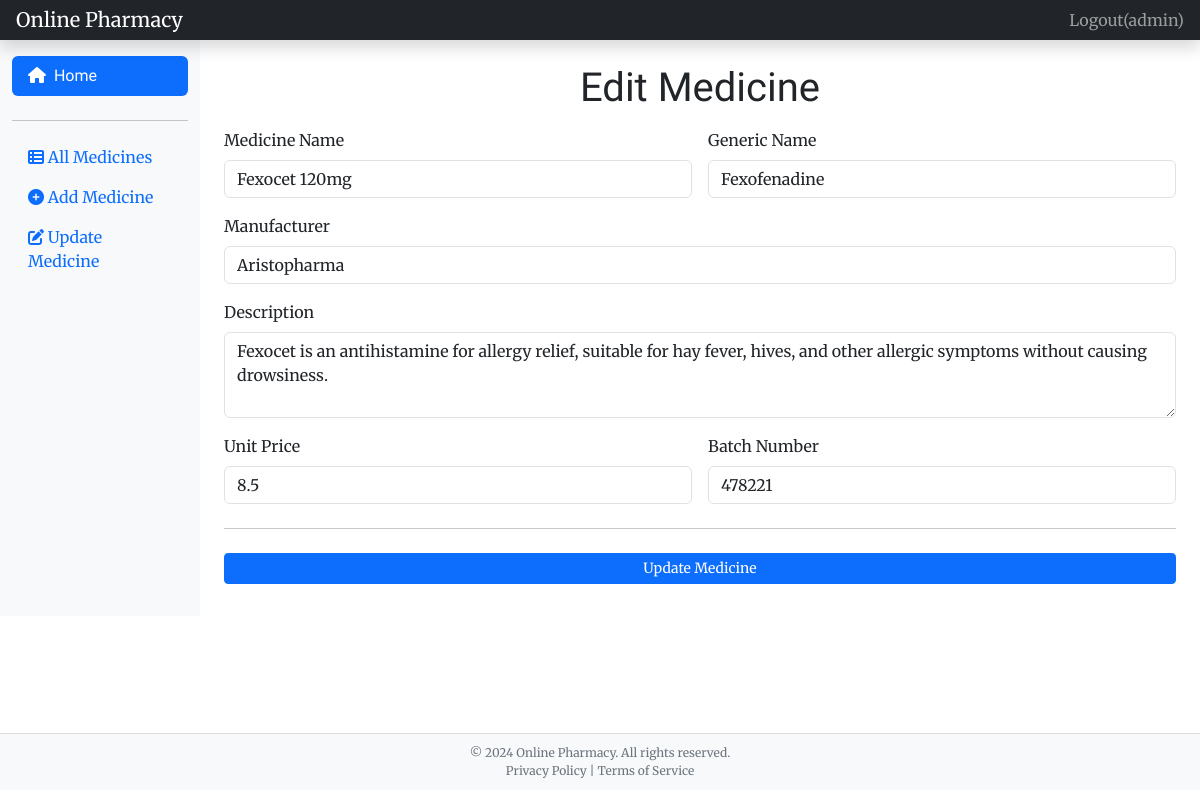
The app's page /edit_medicine/5/ (signed in) with its own data.
### medicine/models.py (models this page shows, shortened)
class Medicine(models.Model):
    name = models.CharField(max_length=100)
    generic_name = models.CharField(max_length=100)
    manufacturer = models.CharField(max_length=100)
    description = models.TextField()
    price = models.FloatField()
    batch_number = models.IntegerField()

### medicine/views.py (the view, shortened to what this page needs)
# urls.py: path('edit_medicine/<int:medicine_id>/', login_required(AddOrEditMedicineView.as_view()), name='edit-medicine'),
class AddOrEditMedicineView(View):
    def get(self, request, medicine_id=None):
        medicine = None
        if medicine_id:
            medicine = get_object_or_404(Medicine, id=medicine_id)
        return render(request, 'add-medicine.html', {'medicine': medicine})

### templates/add-medicine.html (shortened to what this page needs)
{% extends 'base.html' %}
{% load static %}
{% block content %}
<main class="col-md-9 ms-sm-auto col-lg-10 px-md-4" style="max-height: 90vh; overflow-y: auto; padding-bottom: 2rem;">
    <br>
<h1 class="mb-3" style="font-family: 'Pattaya', sans-serif; text-align: center">
        {% if medicine %}Edit Medicine{% else %}Add Medicine{% endif %}
    </h1>
    <form class="needs-validation" method="post" action="{% if medicine %}{% url 'edit-medicine' medicine.id %}{% else %}{% url 'add-medicine' %}{% endif %}">
        <div class="row g-3">
            <div class="col-md-6 col-lg-6 col-sm-12">
                <label for="name" class="form-label">Medicine Name</label>
                <input type="text" class="form-control" id="name" name="name" placeholder="Medicine Name" required value="{{ medicine.name|default_if_none:'' }}">
            </div>
            <div class="col-md-6 col-lg-6 col-sm-12">
                <label for="generic_name" class="form-label">Generic Name</label>
                <input type="text" class="form-control" id="generic_name" name="generic_name" placeholder="Generic Name" required value="{{ medicine.generic_name|default_if_none:'' }}">
            </div>
            <div class="col-md-12 col-lg-12 col-sm-12">
                <label for="manufacturer" class="form-label">Manufacturer</label>
                <input type="text" class="form-control" id="manufacturer" name="manufacturer" placeholder="Manufacturer Name" required value="{{ medicine.manufacturer|default_if_none:'' }}">
            </div>
            <div class="col-md-12 col-lg-12 col-sm-12">
                <label for="description" class="form-label">Description</label>
                <textarea class="form-control" id="description" name="description" placeholder="Medicine Description" rows="3" required>{{ medicine.description|default_if_none:'' }}</textarea>
            </div>
            <div class="col-md-6 col-lg-6 col-sm-12">
                <label for="price" class="form-label">Unit Price</label>
                <input type="number" step="0.01" class="form-control" id="price" name="price" placeholder="Price" required value="{{ medicine.price|default_if_none:'' }}">
            </div>
            <div class="col-md-6 col-lg-6 col-sm-12">
                <label for="batch_number" class="form-label">Batch Number</label>
                <input type="number" class="form-control" id="batch_number" name="batch_number" placeholder="Batch Number" required value="{{ medicine.batch_number|default_if_none:'' }}">
            </div>
        </div>
        <hr class="my-4">
        <button class="w-100 btn btn-primary btn-sm" type="submit">
            {% if medicine %}Update Medicine{% else %}Add Medicine{% endif %}
        </button>
    </form>
</main>
{% block footer %}
<footer style=" position: absolute; bottom: 10px; width: 100%; text-align: center; padding: 10px; background-color: #f8f9fa; border-top: 1px solid #ddd;">
    <p style="font-size: 12px; color: #6c757d; margin: 0;">&copy; 2024 Online Pharmacy. All rights reserved.</p>
    <p style="font-size: 12px; color: #6c757d; margin: 0;">Privacy Policy | Terms of Service</p>
</footer>
{% endblock %}
{% endblock %}

### templates/base.html (shortened to what this page needs)
<!doctype html>
{% load static %}
<html lang="en">
<head>
    <link rel="stylesheet" href="https://cdnjs.cloudflare.com/ajax/libs/bootstrap/5.3.0/css/bootstrap.min.css">
    <link rel="stylesheet" href="https://cdnjs.cloudflare.com/ajax/libs/font-awesome/6.0.0-beta3/css/all.min.css">
    <link rel="stylesheet" href="{% static 'css/main.css' %}">
</head>
<body>
<header class="navbar navbar-dark sticky-top bg-dark flex-md-nowrap p-0 shadow">
    <a class="navbar-brand col-md-3 col-lg-2 me-0 px-3" href="{% url 'index' %}">Online Pharmacy</a>
    <ul class="navbar-nav px-3 flex-row">
        {% if not request.user.is_authenticated %}
        <li class="nav-item text-nowrap">
            <a class="nav-link text-white" href="{% url 'login' %}">Login</a>
        </li>
        {% else %}
        <li class="nav-item text-nowrap ms-3">
            <form action="{% url 'logout' %}" method="post">
    <button class="nav-link" type="submit">Logout({{ request.user.username }})</button>
</form>
        </li>
        {% endif %}
    </ul>
</header>
<div class="container-fluid">
    <div class="row">
        <nav id="sidebarMenu" class="col-md-3 col-lg-2 d-md-block bg-light sidebar collapse">
            <div class="position-sticky pt-3">
                <ul class="nav flex-column">
                    <li class="nav-item">
                        <a class="nav-link text-white bg-primary py-2 mb-2 rounded dashboard" href="{% url 'index' %}">
                            <i class="fas fa-home"></i>&nbsp;&nbsp;Home
                        </a>
                    </li>
                    <hr>
                    <li class="nav-item">
                        <a class="nav-link active" href="{% url 'medicines-list' %}">
                            <i class="fas fa-th-list"></i> All Medicines
                        </a>
                    </li>
                    <li class="nav-item">
                        <a class="nav-link" href="{% url 'add-medicine' %}">
                            <i class="fas fa-plus-circle"></i> Add Medicine
                        </a>
                    </li>
                    <li class="nav-item">
                        <a class="nav-link" href="{% url 'update-medicines' %}">
                            <i class="fas fa-edit"></i> Update Medicine
                        </a>
                    </li>
                </ul>
            </div>
        </nav>
    {% block content %} {% endblock %}
    </div>
</div>
{% block footer %}{% endblock %}
</body>
</html>

### templates/base.html (style rules this page uses)
body { font-family: 'Merriweather', serif; }
h3, .dashboard { font-family: 'Pattaya', sans-serif; }

### records on screen
Medicine: name "Fexocet 120mg", generic_name "Fexofenadine", manufacturer "Aristopharma", description "Fexocet is an antihistamine for allergy relief, suitable for hay fever, hives, and other allergic symptoms without causing drowsiness.", price "8.5", batch_number "478221"

### other values on screen
{{ request.user.username }} "admin"
